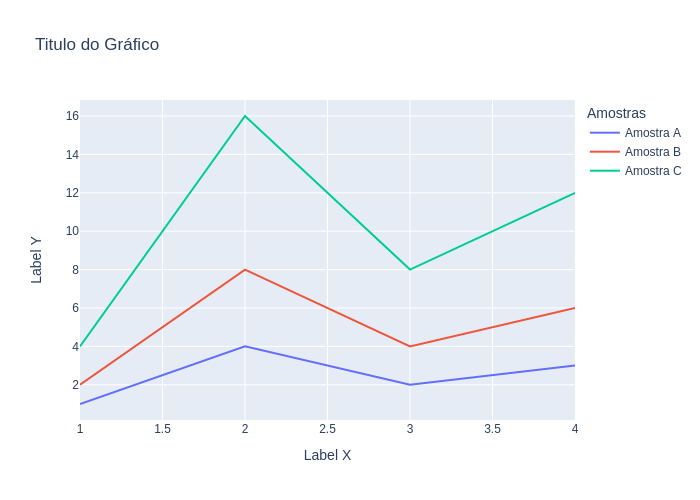

Generate this figure with Python:

import plotly.express as px
import pandas as pd
import plotly.io as io

indices = [1, 2, 3, 4]
amostras = [[1, 4, 2, 3], [2, 8, 4, 6], [4, 16, 8, 12]]

fig = px.line(x=indices, y=amostras, title='Titulo do Gráfico', 
              labels=dict(value='Label Y', x='Label X', variable='Amostras')
             )
fig.data[0].name = 'Amostra A'
fig.data[1].name = 'Amostra B'
fig.data[2].name = 'Amostra C'

#fig.update_layout(showlegend=False) # tira a lengenda ao lado do gráfico

#io.write_image(fig , 'graficolinha.png' )

fig.show()
